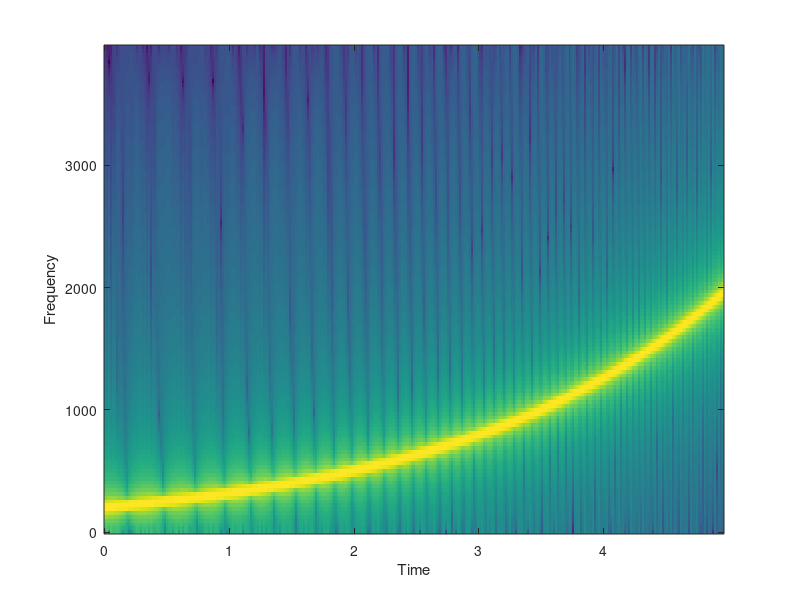

This chart was generated by the following MATLAB code:
% https://octave.sourceforge.io/signal/function/chirp.html

pkg load signal

% Shows linear sweep of 100 Hz/sec starting at zero for 5 sec
% since the sample rate is 1000 Hz, this should be a diagonal
% from bottom left to top right.
t = 0:0.001:5;
y = chirp(t);
specgram(y, 256, 1000);
pause;

% Shows a quadratic chirp of 400 Hz at t=0 and 100 Hz at t=10
% Time goes from -2 to 15 seconds.
t = -2:0.001:15;
y = chirp (t, 400, 10, 100, "quadratic");
[S, f, t] = specgram (y, 256, 1000);
t = t - 2;
imagesc(t, f, 20 * log10 (abs (S)));
set (gca(), "ydir", "normal");
xlabel("Time");
ylabel("Frequency");
pause;

% Shows a logarithmic chirp of 200 Hz at t=0 and 500 Hz at t=2
% Time goes from 0 to 5 seconds at 8000 Hz.
t = 0:1/8000:5;
y = chirp(t, 200, 2, 500, "logarithmic");
specgram(y, 256, 8000);
pause;
